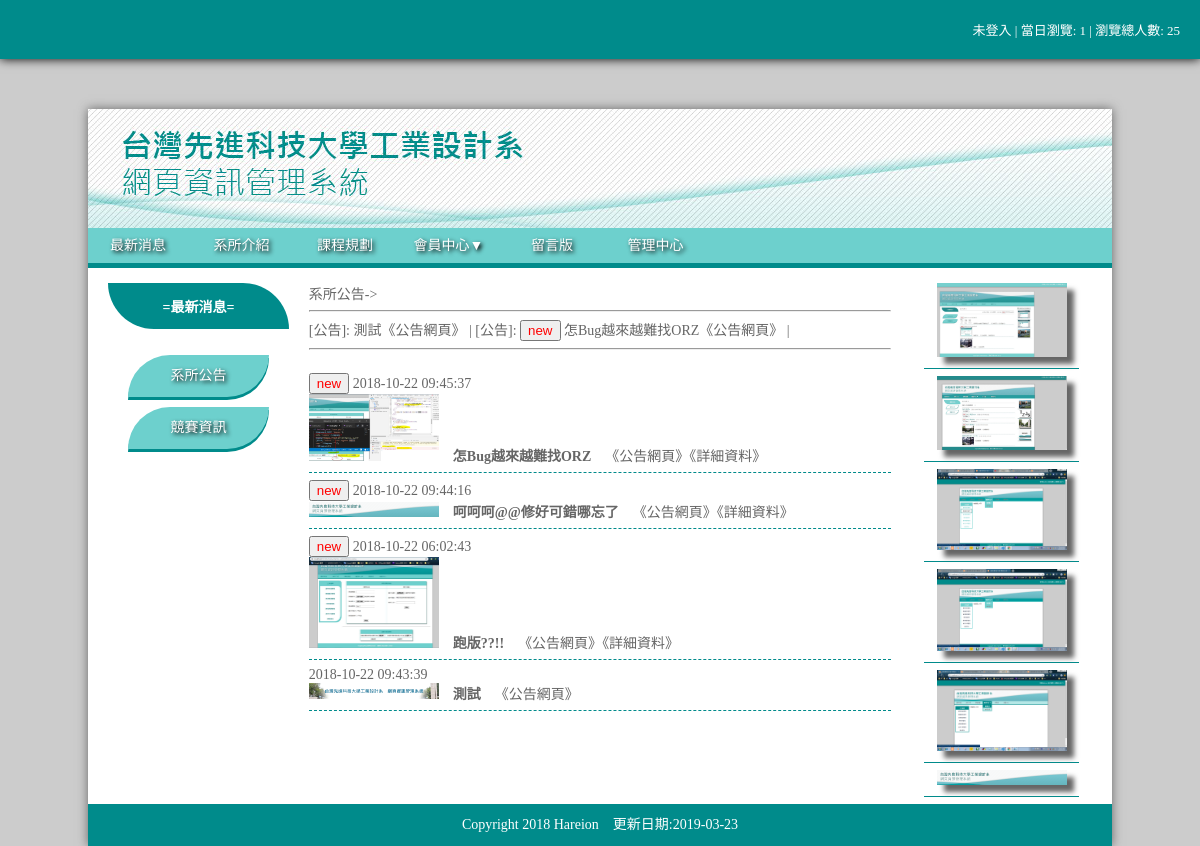
Screenshot of /main.php with the database file from the repository.
### tables this page shows
CREATE TABLE `news` (
  `nseq` int(10) UNSIGNED NOT NULL,
  `title` text NOT NULL,
  `url` text NOT NULL,
  `file` text NOT NULL,
  `img` text NOT NULL,
  `new` int(2) NOT NULL DEFAULT '1',
  `marq` int(2) NOT NULL DEFAULT '1',
  `time` timestamp NOT NULL DEFAULT CURRENT_TIMESTAMP ON UPDATE CURRENT_TIMESTAMP
);

CREATE TABLE `imgnews` (
  `seq` int(10) UNSIGNED NOT NULL,
  `file` text NOT NULL,
  `url` text NOT NULL,
  `alt` text NOT NULL
);

### news.php (the view, shortened to what this page needs)
<div id="left">
  <div class="ma ct bb ltop">
  =最新消息=
  </div>
  <br>
  <a href="?"><div class="ma ct lnav">系所公告</div></a>
  <a href="?type=game"><div class="ma ct lnav">競賽資訊</div></a>
</div>
<?
  if(empty($_GET['type'])){
?>
<div id="con">
  系所公告->
  <hr>
  <marquee>
  <?
    $mro=mysqli_query($link,"select * from news where marq=1");
    while($mrow=mysqli_fetch_array($mro)){
      echo "[公告]: ";
      if($mrow['new']==1){
        echo "<button style='color:red'>new</button> ";
      }
      echo $mrow['title']."<a href='".$mrow['url']."' target='_blank' rel='noopener noreferrer'>《公告網頁》</a> | ";
    }
  ?>
  </marquee>
  <hr>
  <br>
  <?
    $nro=mysqli_query($link,"select * from news ORDER BY nseq desc");
    while($nrow=mysqli_fetch_array($nro)){
      if($nrow['new']==1){
        echo "<button style='color:red'>new</button> ";
      }
      echo $nrow['time']."<br>";
      if($nrow['img']!=''){
        echo "<img src='images/".$nrow['img']."' width='130px'>&emsp;";
      }
      echo "<b>".$nrow['title'].'</b>&emsp;';
      echo "<a href='".$nrow['url']."' target='_blank' rel='noopener noreferrer'>《公告網頁》</a>";
      if($nrow['file']!=''){
        echo "<a href='images/".$nrow['file']."' target='_blank' rel='noopener noreferrer'>《詳細資料》</a>";
      }
      echo "<hr style='border:0; border-bottom:1px dashed darkcyan'>";
    }
  ?>
</div>
<div id="right" class="ct">
  <?
    $iro=mysqli_query($link,"select * from imgnews order by seq desc");
    while($irow=mysqli_fetch_array($iro)){
      echo "<a href='".$irow['url']."' target='_blank' rel='noopener noreferrer'><img src='images/".$irow['file']."' style='width:130px; box-shadow:7px 7px 5px #666' title=".$irow['alt']."></a><br>";
      echo "<hr style='border:0; border-bottom:1px solid darkcyan; width:77%'>";
    }
  ?>
  </div>
<?
  }
?>

### main.php (shortened to what this page needs)
<? include_once "base.php";
  $all=mysqli_fetch_array(mysqli_query($link,"SELECT sum(men) FROM countm"))[0];
?>
<!DOCTYPE html>
<html>
<head>
  <link rel="stylesheet" type="text/css" media="screen" href="main.css" />
</head>
<body>
  <div id="top">
  <?
    if(empty($_SESSION['login']) && empty($_SESSION['user'])){
      echo "未登入";
    }
  ?>
 | 當日瀏覽: <?=$_SESSION['now']?> | 瀏覽總人數: <?=$all?>
  </div>
  <div id="wrap">
    <header></header>
    <nav>
      <div class="mu"><a href="?do=news">最新消息</a></div>
      <div class="mu"><a href="?do=dep">系所介紹</a></div>
      <div class="mu"><a href="?do=class">課程規劃</a></div>
      <?
        if(empty($_SESSION['user'])){
      ?>
      <div class="mu">
        <a href="#">會員中心&#9660;</a>
      </div>
        <?
          }else{
        ?>
        <div class="mu"><a href="?do=out">會員登出</a></div>
        <?
          }
        ?>
      <div class="mu"><a href="?do=book">留言版</a></div>
      <div class="mu"><a href="?do=admin">管理中心</a></div>
    </nav>
    <div id="main">
      <?
        $do=(!empty($_GET['do']))?$_GET['do']:"news";
        switch ($do) {
          case 'news':
            include "news.php";
          break;
        }
      ?>
    </div>
    <footer>Copyright 2018 Hareion&emsp;更新日期:<?=date("Y-m-d")?></footer>
  </div>
</body>
</html>

### main.css (style rules this page uses)
* { box-sizing:border-box; }
body { margin:0; padding:0; background: #ccc; font-size:14px; font-family:"微軟正黑體"; color:#666 }
a { text-decoration: none; color:#666 }
.ma { margin:auto; border-radius:10px; }
.ct { text-align: center; }
.bb { font-weight: bolder; }
#top { background:darkcyan; color: white; font-size: 13px; text-align: right; padding: 20px; box-shadow: 0 0 10px black; }
#wrap { width:1024px; margin:50px auto 0 auto; background: white; box-shadow: 0 0 10px; }
header { background: url("images/banner.jpg"); width:100%; height:119px; background-size: cover; }
nav { background:#6DD0CD; width: 100%; line-height: 2.5em; box-shadow: 0 5px darkcyan; }
.mu { display: inline-block; width:100px; text-align: center; position: relative; }
.mu a { color: white; text-shadow:2px 2px 4px black; }
#main { width:100%; min-height: 500px; padding:20px 10px; }
#left,#right { width:20%; min-height: 300px; float: left; }
#con { width:60%; float: left; padding:0 10px 20px 10px; }
.ltop { width:90%; background: darkcyan; color: white; padding:10px; border:3px solid darkcyan; border-radius:0 50px; }
.lnav { width:70%; margin:10px auto; background: #6DD0CD; color: white; text-shadow:2px 2px 4px black; line-height: 3em; border-radius:50px 0; box-shadow: 0 3px darkcyan; }
footer { clear:both; background: darkcyan; color: white; line-height: 3em; text-align: center; }

### rows the page displays
news: title "測試", time "2018-10-22 09:43:39", img (picture)
news: new "new", title "怎Bug越來越難找ORZ", time "2018-10-22 09:45:37", img (picture)
news: new "new", time "2018-10-22 09:44:16", img (picture), title "呵呵呵@@修好可錯哪忘了"
news: new "new", time "2018-10-22 06:02:43", img (picture), title "跑版??!!"
imgnews: file (picture)
imgnews: file (picture)
imgnews: file (picture)
imgnews: file (picture)
imgnews: file (picture)
imgnews: file (picture)

### other values shown
$_SESSION['now'] "1"
$all "25"
